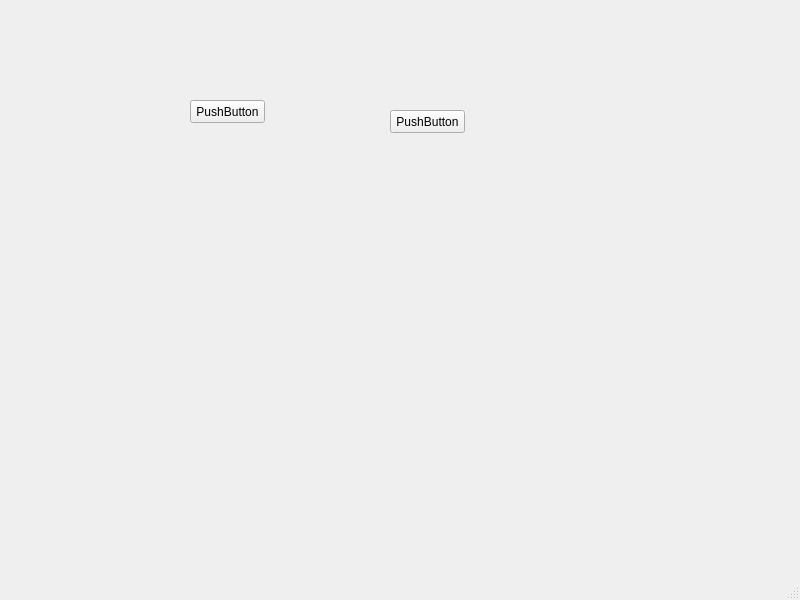
<?xml version="1.0" encoding="UTF-8"?>
<ui version="4.0">
 <class>MainWindow</class>
 <widget class="QMainWindow" name="MainWindow">
  <property name="geometry">
   <rect>
    <x>0</x>
    <y>0</y>
    <width>800</width>
    <height>600</height>
   </rect>
  </property>
  <property name="windowTitle">
   <string>MainWindow</string>
  </property>
  <widget class="QWidget" name="centralwidget">
   <widget class="QPushButton" name="pushButton">
    <property name="geometry">
     <rect>
      <x>190</x>
      <y>100</y>
      <width>75</width>
      <height>23</height>
     </rect>
    </property>
    <property name="text">
     <string>PushButton</string>
    </property>
   </widget>
   <widget class="QPushButton" name="pushButton_2">
    <property name="geometry">
     <rect>
      <x>390</x>
      <y>110</y>
      <width>75</width>
      <height>23</height>
     </rect>
    </property>
    <property name="text">
     <string>PushButton</string>
    </property>
   </widget>
  </widget>
  <widget class="QMenuBar" name="menubar">
   <property name="geometry">
    <rect>
     <x>0</x>
     <y>0</y>
     <width>800</width>
     <height>21</height>
    </rect>
   </property>
  </widget>
  <widget class="QStatusBar" name="statusbar"/>
 </widget>
 <resources/>
 <connections>
  <connection>
   <sender>pushButton</sender>
   <signal>clicked()</signal>
   <receiver>MainWindow</receiver>
   <slot>slot1()</slot>
   <hints>
    <hint type="sourcelabel">
     <x>218</x>
     <y>130</y>
    </hint>
    <hint type="destinationlabel">
     <x>224</x>
     <y>262</y>
    </hint>
   </hints>
  </connection>
  <connection>
   <sender>pushButton_2</sender>
   <signal>clicked()</signal>
   <receiver>MainWindow</receiver>
   <slot>slot1()</slot>
   <hints>
    <hint type="sourcelabel">
     <x>435</x>
     <y>147</y>
    </hint>
    <hint type="destinationlabel">
     <x>441</x>
     <y>291</y>
    </hint>
   </hints>
  </connection>
 </connections>
 <slots>
  <slot>slot1(QPushButton)</slot>
 </slots>
</ui>
